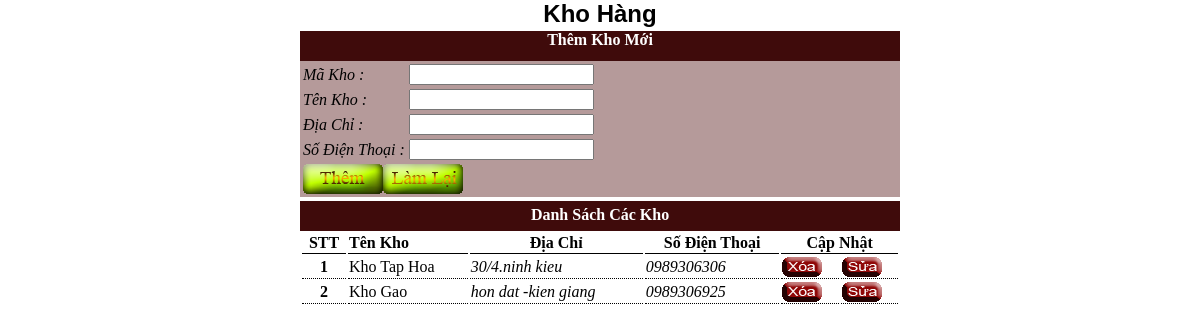
/khohang.php (signed in), run on the app's committed database.
### tables this page shows
CREATE TABLE IF NOT EXISTS `kho_hang` (
  `ma_kho` varchar(10) NOT NULL,
  `ten_kho` varchar(100) NOT NULL,
  `dia_chi` varchar(100) NOT NULL,
  `sdt` varchar(13) NOT NULL,
  PRIMARY KEY (`ma_kho`)
);

### khohang.php (the view, shortened to what this page needs)
<html>
    <head>
        <link rel="stylesheet" type="text/css" href="style.css">
    </head>
    <body style="margin:0;padding:0;text-align:center;">
        <div style="text-align:left;">
	    <div class="title-tab">Kho Hàng</div>
	    <div style="margin:0 auto;">
	    <table align="center">
		<tr>
		    <td valign="top">
			<div class="font-title"><div style="">Thêm Kho Mới</div></div>
			<div id="them_kho_moi" style="background:#b59a9a;">
			    <form action="<?php echo $SCRIPT_NAME; ?>" name="them_kho_form" method="POST" style="margin:0;padding:0;">
				<table border=0>
					<tr><td style="color:#000000;font-style:italic;">Mã Kho :</td><td><input type="text" name="ma_kho" id="makho" value="<?php echo $row3['ma_kho']; ?>"></td></tr>
					<tr><td style="color:#000000;font-style:italic;">Tên Kho :</td><td><input type="text" name="ten_kho" id="tenkho" value="<?php echo $row3['ten_kho']; ?>"></td></tr>
					<tr><td style="color:#000000;font-style:italic;">Địa Chỉ :</td><td><input type="text" name="diachi_kho" id="diachi" value="<?php echo $row3['dia_chi']; ?>"></td></tr>
                    <tr><td style="color:#000000;font-style:italic;">Số Điện Thoại :</td><td><input type="text" name="sdt" id="sdt" value="<?php echo $row3['sdt']; ?>"></td></tr>
					<tr>
					  <td colspan=2> <?php if($edit !=1 ){ echo"<input type='image' name='img_b' onclick =\" return checkkho();\" src='images/them1.png'>";
					echo "<a href=''><img src='images/cnhat.png' border=0></a>";
					}
					else{
						echo"<input type='image' src='images/capn.png'>";
					echo "<a href=''><img src='images/cnhat.png' border=0></a>";
					}
					?></td>
					</tr>
				</table>
			    </form>
			</div>
		    </td>
		</tr><tr>
		    <td style="width:600px;" valign="top">
			<div class="list">
			    <div class="font-title"><div style="padding-top:5px;">Danh Sách Các Kho</div></div>
			    <div style="width:600px;">
				<table width="100%" border=0>
				    <tr><td style="border-bottom:1px solid #000000;font-weight:bold;color:#000000;" align="center">STT</td><td style="border-bottom:1px solid #000000;font-weight:bold;color:#000000;">Tên Kho</td><td align="center" style="color:#000000;border-bottom:1px solid #000000;font-weight:bold;">Địa Chỉ</td><td align="center" style="color:#000000;border-bottom:1px solid #000000;font-weight:bold;">Số Điện Thoại</td><td align="center" style="color:#000000;border-bottom:1px solid #000000;font-weight:bold;" colspan=2>Cập Nhật</td></tr>
				<?php
				    $str1="select * from kho_hang";
				    $sql1=mysql_query($str1);
				    $i=0;
				    while($row=mysql_fetch_assoc($sql1)){
					$i=$i+1;
					echo"<tr><td align='center' style='font-weight:bold;color:#000000;border-bottom:1px dotted #000000;'>".$i."</td><td style='color:#000000;border-bottom:1px dotted #000000;'>".$row['ten_kho']."</td><td style='font-style:italic;color:#000000;border-bottom:1px dotted #000000;'>".$row['dia_chi']." </td><td style='font-style:italic;color:#000000;border-bottom:1px dotted #000000;'>".$row['sdt']." </td><td style='border-bottom:1px dotted #000000;'><a href='khohang.php?control=delete&ma_kho=".$row['ma_kho']."' onclick=\"return check('".$row['ten_kho']."');\"><img src='images/delete-b.png' border=0></a></td><td style='border-bottom:1px dotted #000000;'><a href='khohang.php?control=edit&ma_kho=".$row['ma_kho']."'><img src='images/edit-b.png' border=0></a></td></tr>";
				    }
				?>
				</table>
			    </div>
			</div>
		    </td>
		</tr>
	    </table>
	    </div>
        </div>
    </body>
</html>

### style.css (style rules this page uses)
.title-tab { font-family:sans-serif;font-size:24;font-weight:bold;color:#000000;text-align:center; }
.font-title { background:#3f0b0b;text-align:center;font-weight:bold;color:#ffffff;height:30; }

### data on the page
kho_hang: ten_kho "Kho Tap Hoa", dia_chi "30/4.ninh kieu", sdt "0989306306"
kho_hang: ten_kho "Kho Gao", dia_chi "hon dat -kien giang", sdt "0989306925"
